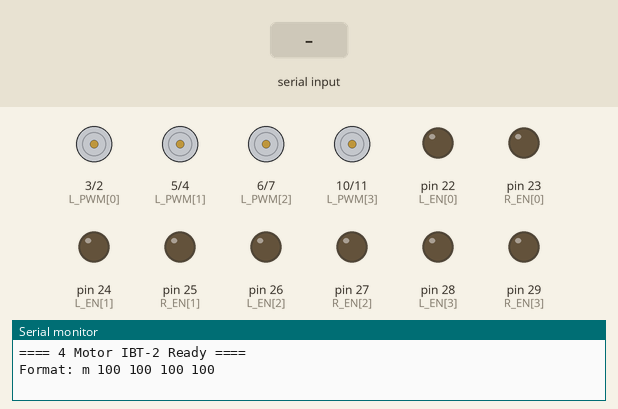
Recording of a sketch running on a simulated Arduino Mega 2560, built with avr-gcc and run on an emulated ATmega2560. On the bench: motor-driver pin pairs drawn as motors (green arrow = first pin HIGH = forward, orange = second pin HIGH = backward, longer = more drive), output pins drawn as LEDs (lit = HIGH), the last lines printed to the serial monitor. Inputs (shaded band) come from the test bench.

Above: at 1.2 s.
1.3 s: "m 90 45 200 10\n" received over Serial
At 1.9 s:
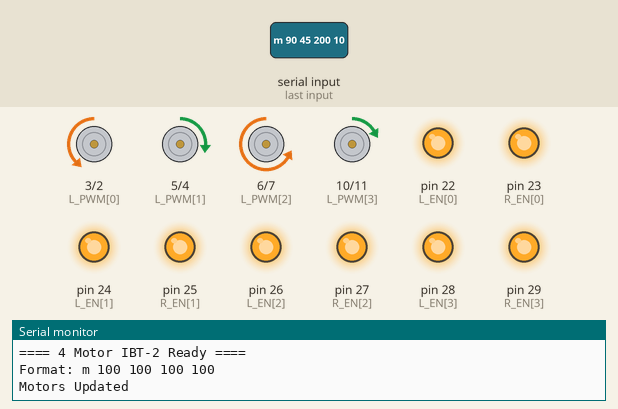
2.8 s: "m90\n" received over Serial
Timing chart, 0 to 5.8 s (numbered marks = the images above; inputs shaded):
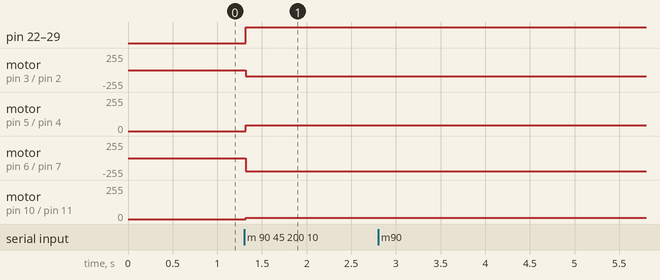

Measured:
- after the input at 1.3 s, pin 22 (L_EN[0]), pin 23 (R_EN[0]): LOW → HIGH at once

The sketch:

motord4_test.ino
```cpp
// ==================================================
// IBT-2 (BTS7960) 4 Motor Control
// Command: m 100 100 100 100
// Motor order: LF, RF, LR, RR
// ==================================================

// ---------- Enable Pins (UPDATED) ----------
const int R_EN[4] = {23, 25, 27, 29};
const int L_EN[4] = {22, 24, 26, 28};

// ---------- PWM Pins ----------
const int R_PWM[4] = {2, 4, 7, 11};
const int L_PWM[4] = {3, 5, 6, 10};
void setup() {

  Serial.begin(9600);

  // Initialize all pins
  for (int i = 0; i < 4; i++) {

    pinMode(R_EN[i], OUTPUT);
    pinMode(L_EN[i], OUTPUT);
    pinMode(R_PWM[i], OUTPUT);
    pinMode(L_PWM[i], OUTPUT);

    // Force LOW at startup
    digitalWrite(R_EN[i], LOW);
    digitalWrite(L_EN[i], LOW);

    analogWrite(R_PWM[i], 0);
    analogWrite(L_PWM[i], 0);
  }

  Serial.println("==== 4 Motor IBT-2 Ready ====");
  Serial.println("Format: m 100 100 100 100");
}

void loop() {

  if (Serial.available()) {

    String cmd = Serial.readStringUntil('\n');
    cmd.trim();

    if (cmd.startsWith("m")) {

      int s1, s2, s3, s4;

      int values = sscanf(cmd.c_str(), "m %d %d %d %d", &s1, &s2, &s3, &s4);

      if (values == 4) {

        int speed[4] = {s1, s2, s3, s4};

        for (int i = 0; i < 4; i++) {

          speed[i] = constrain(speed[i], -255, 255);

          if (speed[i] > 0) {

            digitalWrite(R_EN[i], HIGH);
            digitalWrite(L_EN[i], HIGH);

            // LEFT SIDE MOTORS (0,2)
            if (i == 0 || i == 2) {
              analogWrite(R_PWM[i], speed[i]);
              analogWrite(L_PWM[i], 0);
            }
            // RIGHT SIDE MOTORS (1,3)
            else {
              analogWrite(R_PWM[i], 0);
              analogWrite(L_PWM[i], speed[i]);
            }
          }

          else if (speed[i] < 0) {

            digitalWrite(R_EN[i], HIGH);
            digitalWrite(L_EN[i], HIGH);

            int revSpeed = -speed[i];

            // LEFT SIDE MOTORS (0,2)
            if (i == 0 || i == 2) {
              analogWrite(R_PWM[i], 0);
              analogWrite(L_PWM[i], revSpeed);
            }
            // RIGHT SIDE MOTORS (1,3)
            else {
              analogWrite(R_PWM[i], revSpeed);
              analogWrite(L_PWM[i], 0);
            }
          }

          else {

            analogWrite(R_PWM[i], 0);
            analogWrite(L_PWM[i], 0);

            digitalWrite(R_EN[i], LOW);
            digitalWrite(L_EN[i], LOW);
          }
        }

        Serial.println("Motors Updated");
      }
      else {
        Serial.println("Invalid Format!");
      }
    }
  }
}
```
